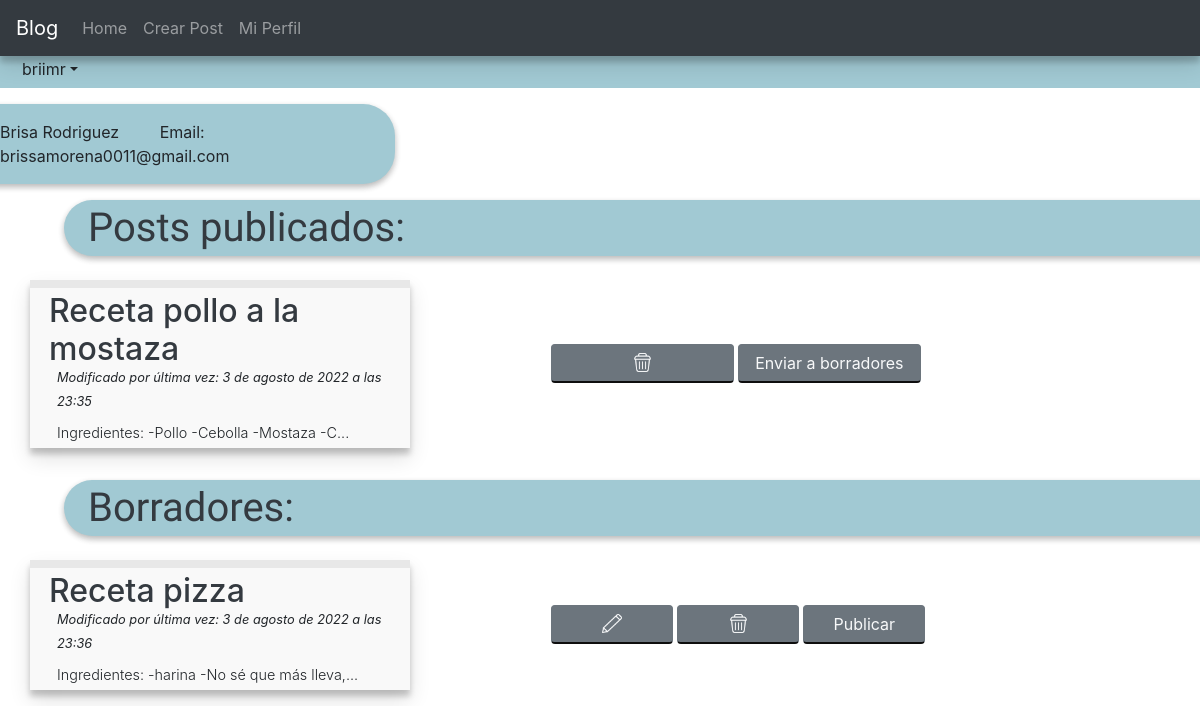
The page /blog/profile/ (signed in) on the database as committed earlier.
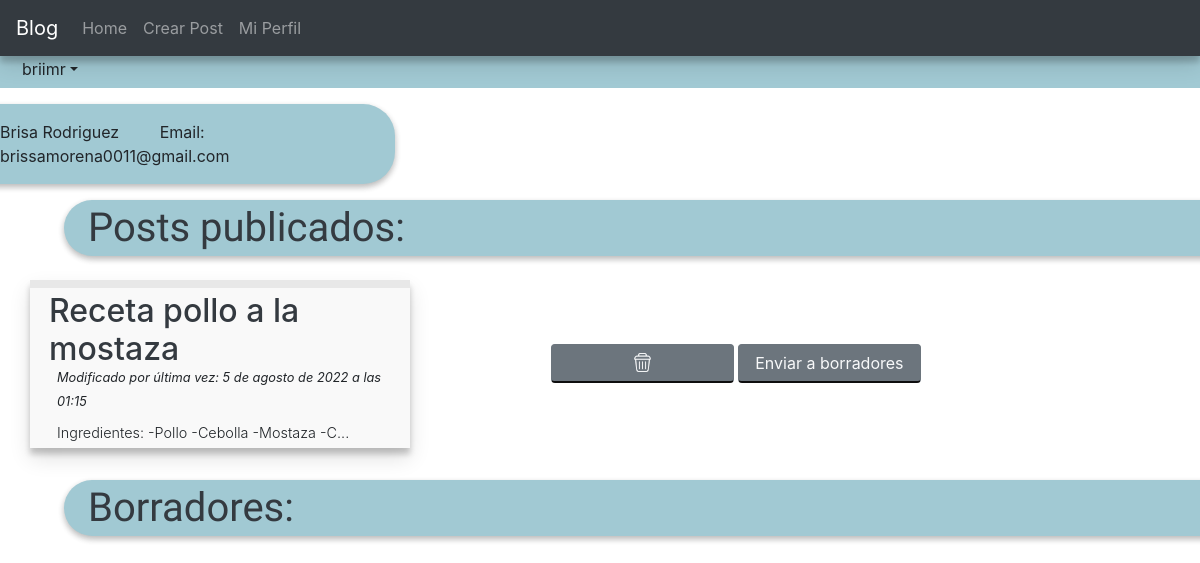
The same page on the database as committed later.
### blogapp/models.py (models this page shows, shortened)
class Post(models.Model):
    class NewManager(models.Manager):
        def get_queryset(self):
            return super().get_queryset().filter(status='published')
    class NewManagerD(models.Manager):
        def get_queryset(self):
            return super().get_queryset().filter(status='draft')
    options = (
        ('draft', 'Draft'),
        ('published', 'Published'),
        )
    title = models.CharField(max_length=250)
    slug = models.SlugField(max_length=250, unique_for_date='publish')
    publish = models.DateTimeField(default=timezone.now)
    author = models.ForeignKey(User, on_delete=models.CASCADE, related_name='blogapp_posts')
    content = models.TextField()
    status = models.CharField(max_length=10, choices=options, default='draft')
    excerpt = models.TextField(null=True)
    objects = models.Manager()
    newmanager = NewManager()
    newmanagerd = NewManagerD()
    def get_absolute_url(self):
        return reverse('blog:post_single', args=[self.slug])
    class Meta:
        ordering = ('-publish',)

### blogapp/views.py (the view)
# urls.py: path('profile/', views.profile, name='profile'),
@login_required(login_url='/blog/auth/')
def profile(request):
    userobj = get_object_or_404(User, username=request.user)
    pposts = Post.newmanager.all().filter(author=request.user)
    dposts = Post.newmanagerd.all().filter(author=request.user)
    return render(request, 'profile.html', {'username' : userobj.username, 'user_firstname' : userobj.first_name, 'user_lastname' : userobj.last_name, 'user_email' : userobj.email, 'pposts' : pposts, 'dposts' : dposts})

### blogapp/templates/profile.html (shortened to what this page needs)
{% extends 'base.html' %}
{% block content %}
{% load static %}
<div class="row pl-4 notpop" style="background-color: rgb(161, 201, 211); margin-top: 3.5rem;">
        <h5 class="btn pt-0 m-0 dropdown-toggle" id="dropdownMenuButton" data-toggle="dropdown" aria-haspopup="true" aria-expanded="false">{{username}}</h5>
    </div>
<div class="row mt-3 notpop">
    <div class="col-4 shadertwo d-flex justify-content-center" style="background-color: rgb(161, 201, 211); border-radius: 0 2rem 2rem 0; border: 0px;">
        <p class="mt-3">{{user_firstname}} {{user_lastname}}&nbsp &nbsp &nbsp &nbsp &nbspEmail: {{user_email}}</p>
    </div>
</div>
<h1 class="col-12 mt-3 text-dark pl-4 pt-1 pb-1 shadertwo notpop" style="margin-left: 4rem; font-family: 'Mukta', sans-serif; font-weight: 400; background-color: rgb(161, 201, 211); border-radius: 2rem 0 0 2rem;">Posts publicados:</h1>
<div class="container mt-4">
    {% for post in pposts %}
        <div class="row align-items-center notpop">
            <div class="col-4 shaderone p-1 mb-3" style="background-color:  rgba(233, 233, 233, 0.295); border-top: .5rem inset rgba(209, 209, 209, 0.137);">
                <div class="col-12" style="margin-bottom: -.8rem;">
                    <a class="text-dark" href="{{post.get_absolute_url}}"><h2>{{post.title}}</h2></a>
                </div>
                <div class="col-12 ml-2"><small><i>Modificado por última vez: {{post.publish}}</i></small></div>
                <div class="col-12 mt-2 ml-2"><small class="font-weight-light" style="font-size: .9rem;">{{post.excerpt}}</small></div>
            </div>
            <div class="col-8">
                <button class="col-3 btn btn-secondary mb-3 popupbtn" style="border-bottom: 2px outset rgb(99, 99, 99);" type="button"><img class="btlight" style="height: 1.2rem; width: auto; margin-top: -.3rem;" src="{% static 'trashcan.png' %}" alt=""></button>
                <a class="col-3 btn btn-secondary mb-3 text-light" style="border-bottom: 2px outset rgb(99, 99, 99);" href="/blog/togglepost/{{post.slug}}">Enviar a borradores</a>
            </div>
        </div>
    {% endfor %}
</div>
<h1 class="col-12 mt-3 text-dark pl-4 pt-1 pb-1 shadertwo notpop" style="margin-left: 4rem; font-family: 'Mukta', sans-serif; font-weight: 400; background-color: rgb(161, 201, 211); border-radius: 2rem 0 0 2rem;">Borradores:</h1>
<div class="container mt-4">
    {% for post in dposts %}
        <div class="row align-items-center notpop">
            <div class="col-4 shaderone p-1 mb-3" style="background-color:  rgba(233, 233, 233, 0.295); border-top: .5rem inset rgba(209, 209, 209, 0.137);">
                <div class="col-12" style="margin-bottom: -.8rem;">
                    <a class="text-dark" href="{{post.get_absolute_url}}"><h2>{{post.title}}</h2></a>
                </div>
                <div class="col-12 ml-2"><small><i>Modificado por última vez: {{post.publish}}</i></small></div>
                <div class="col-12 mt-2 ml-2"><small class="font-weight-light" style="font-size: .9rem;">{{post.excerpt}}</small></div>
            </div>
            <div class="col-8">
                    <a class="col-2 btn btn-secondary mb-3" style="border-bottom: 2px outset rgb(99, 99, 99);" href="/blog/postedit/{{post.slug}}"><img class="btlight" style="height: 1.2rem; width: auto; margin-top: -.3rem;" src="{% static '2pencil.png' %}" alt=""></a>
                    <button type="button" style="border-bottom: 2px outset rgb(99, 99, 99);" class="col-2 btn btn-secondary mb-3 popupbtn" href=""><img class="btlight" style="height: 1.2rem; width: auto; margin-top: -.3rem;" src="{% static 'trashcan.png' %}" alt=""></button>
                    <a class="col-2 btn btn-secondary mb-3 text-light" style="border-bottom: 2px outset rgb(99, 99, 99);" href="/blog/repub/{{post.slug}}">Publicar</a>
            </div>
        </div>
    {% endfor %}
</div>
{% endblock %}

Rows that differ between the two databases and show on the page:
removed Post: title "Receta pizza", publish "3 de agosto de 2022 a las 23:36", excerpt "Ingredientes: -harina -No sé que más lleva,...", shown under "Borradores:"
changed Post "Receta pollo a la mostaza": publish "3 de agosto de 2022 a las 23:35" → "5 de agosto de 2022 a las 01:15"
